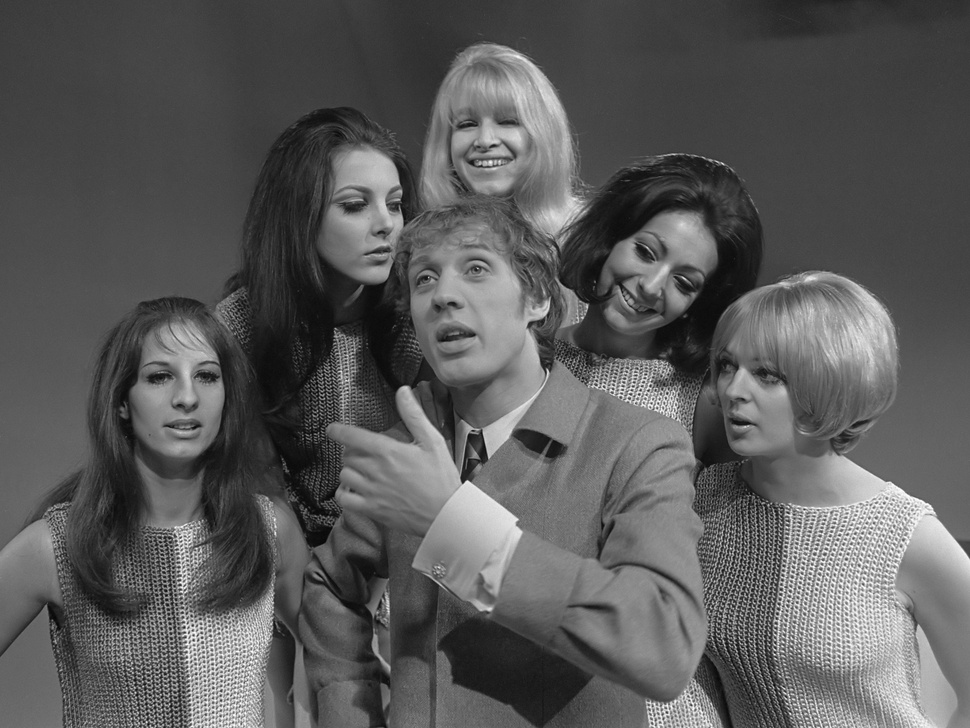
#> input picture ML_DL_Balazs/data/image1.jpg, 970 x 728 px, shrunk from 2857 x 2143 before the run
$ jupyter execute '14_Face Detection.ipynb'
#> lines starting #> are read from the running program, lines starting #| are printed output that depends on the picture; after the words box and inside, x2 and y2 are one past the last pixel; in counts of white or black regions, pixels touching at a corner belong together
PARAMETERS FOR FACE DETECTION

cascadeClassifier.detectMultiScale(image, faceDetections, scaleFactor, minNeighbors, flags, minSize, maxSize)

1) 	scaleFactor: Since some faces may be closer to the camera, they would appear bigger than other faces in the background -> the scale factor compensates for this
	Specifying how much the image size is reduced at each image scale

	The model has a fixed size defined during training: in the haarcascade_frontalface_alt.xml file !!!
	By rescaling the input image, you can resize a larger face to a smaller one, making it detectable by the algorithm

	Value: 1.1 - 1.4
	Small -> algorithm will be slow since it is more thorough
	High -> faster detection with the risk of missing some faces altogether

2) 	minNeighbors: specifying how many neighbors each candidate rectangle should have to retain it
	Value interval: ~ 3-6
	Higher values -> less detections but with higher quality !!!

3) 	flags: kind of a heuristic
	Reject some image regions that contain too few or too much edges and thus can not contain the searched object

4) 	minSize: objects smaller than that are ignored !!!
	We can specify what is the smallest object we want to recognize
	[30x30] is the standard

5) 	maxSize: objects larger than that are ignored !!!

[cell 1]
import cv2

[cell 2]
imagePath = 'data/image1.jpg'
cascadeClassifierPath = 'data/haarcascade_frontalface_alt.xml'

[cell 3]
cascadeClassifier = cv2.CascadeClassifier(cascadeClassifierPath)
image = cv2.imread(imagePath)
#> image is the input picture: shape (728, 970, 3); min 1, max 255, mean 90.1
grayImage = cv2.cvtColor(image, cv2.COLOR_BGR2GRAY)

[cell 4]
detectedFaces = cascadeClassifier.detectMultiScale(grayImage,  scaleFactor=1.1, minNeighbors=10, minSize=(30, 30))
#> detectedFaces = [[317, 159, 116, 116], [124, 330, 121, 121], [424, 71, 127, 127], [383, 216, 140, 140], [672, 319, 133, 133]]

[cell 5]
for(x,y, width, height) in detectedFaces:
    cv2.rectangle(image, (x, y), (x+width, y+height), (0,0,255), 10)
#> this loop made 5 passes
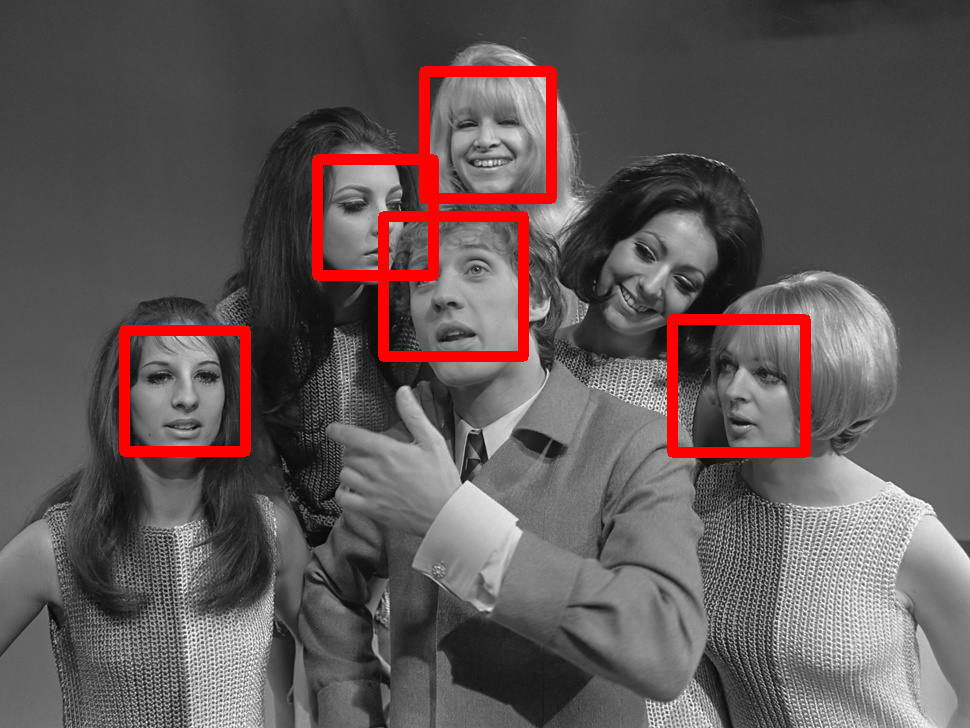
#> image: shape (728, 970, 3); 3.86% of pixels changed, all inside (x1, y1, x2, y2) = (119, 66, 811, 458)

[cell 6]
cv2.imwrite('data/result.jpg', image)
#> Out = True


$ run again, with ML_DL_Balazs/data/image2.jpg copied over ML_DL_Balazs/data/image1.jpg
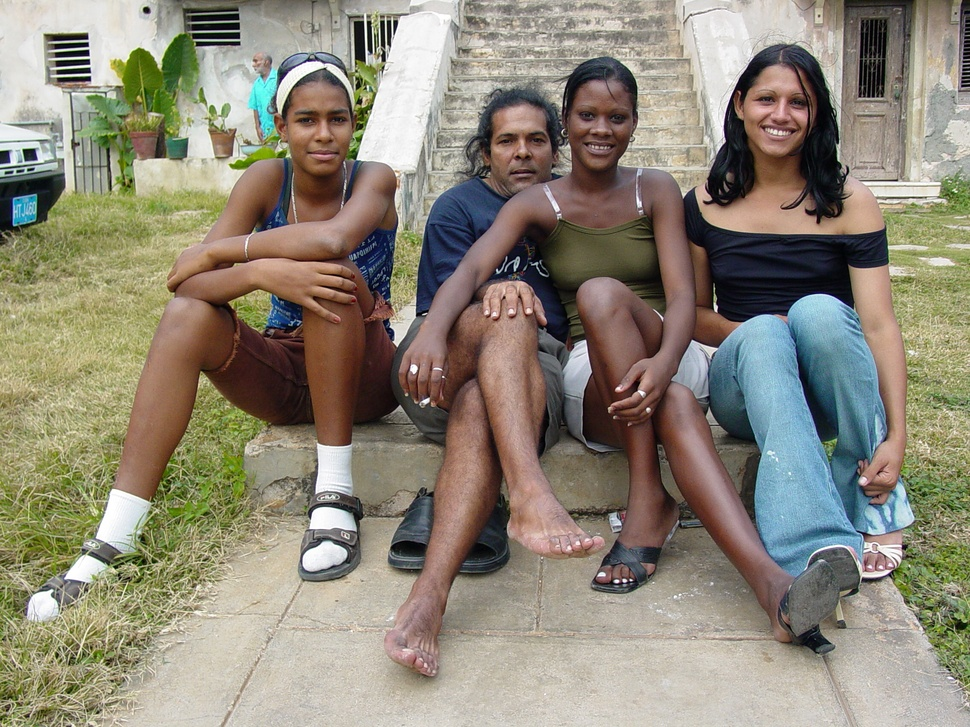
#> input picture ML_DL_Balazs/data/image2.jpg, 970 x 727 px, shrunk from 2272 x 1704 before the run
#> image is the input picture: shape (727, 970, 3); mean B, G, R 119.4, 135, 141.7
#> `grayImage = cv2.cvtColor(image, cv2.COLOR_BGR2GRAY)`:
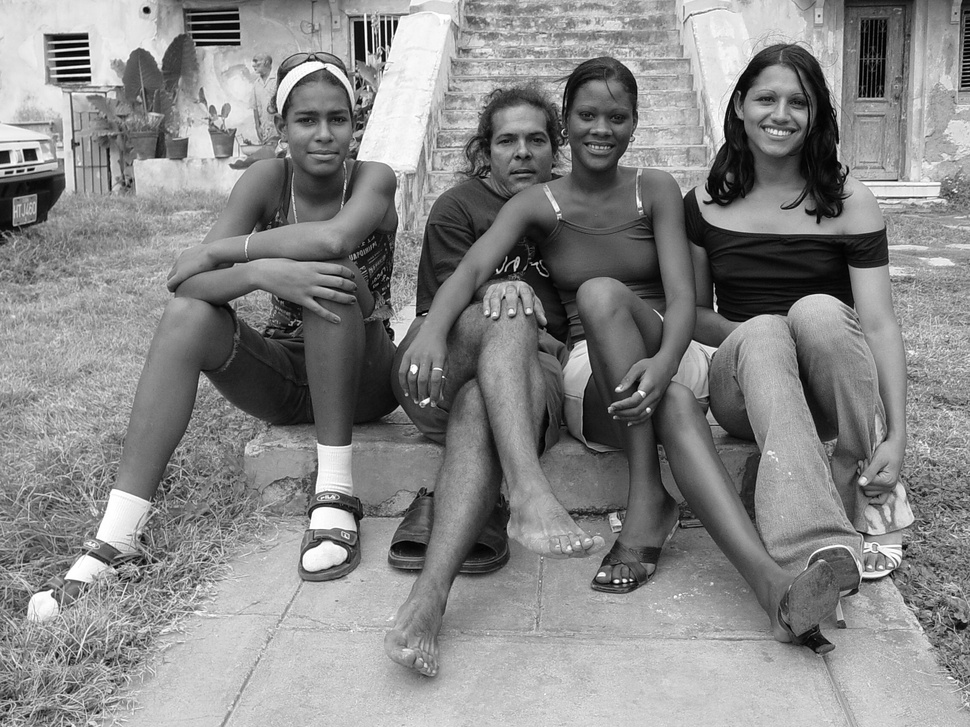
#> grayImage: shape (727, 970); min 0, max 255, mean 135.2
#> detectedFaces = [[486, 112, 73, 73], [283, 88, 81, 81], [739, 68, 84, 84], [562, 86, 78, 78]]
#> the loop `for(x,y, width, height) in detectedFaces:` made 4 passes
#> after the loop `for(x,y, width, height) in detectedFaces:`:
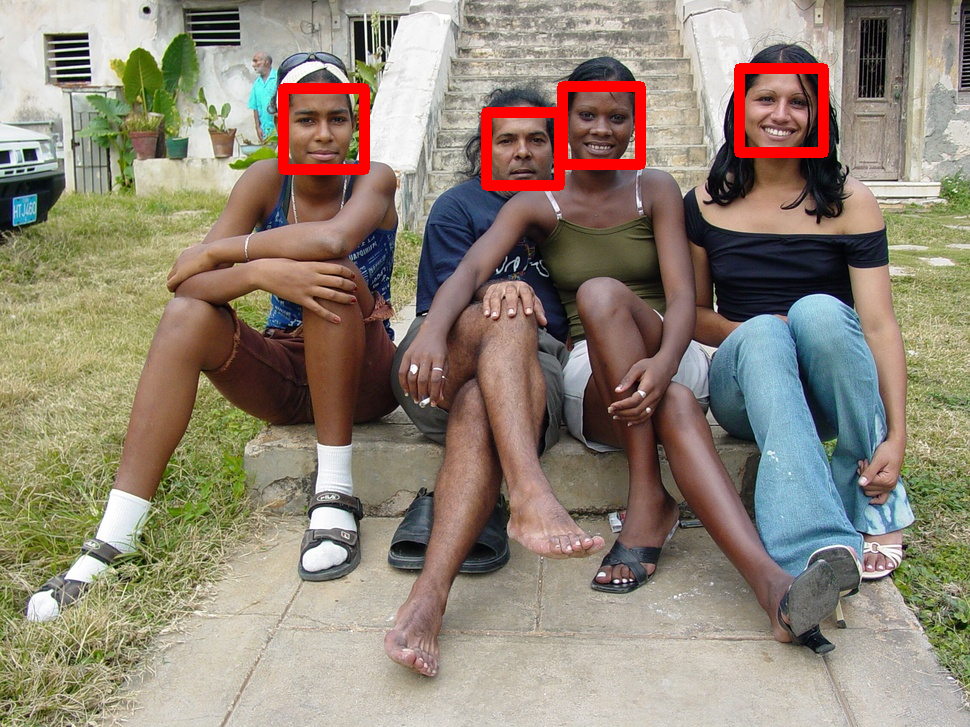
#> image: shape (727, 970, 3); 1.88% of pixels changed, all inside (x1, y1, x2, y2) = (278, 63, 829, 191)
#> Out = True

$ run again, with ML_DL_Balazs/data/image3.jpg copied over ML_DL_Balazs/data/image1.jpg
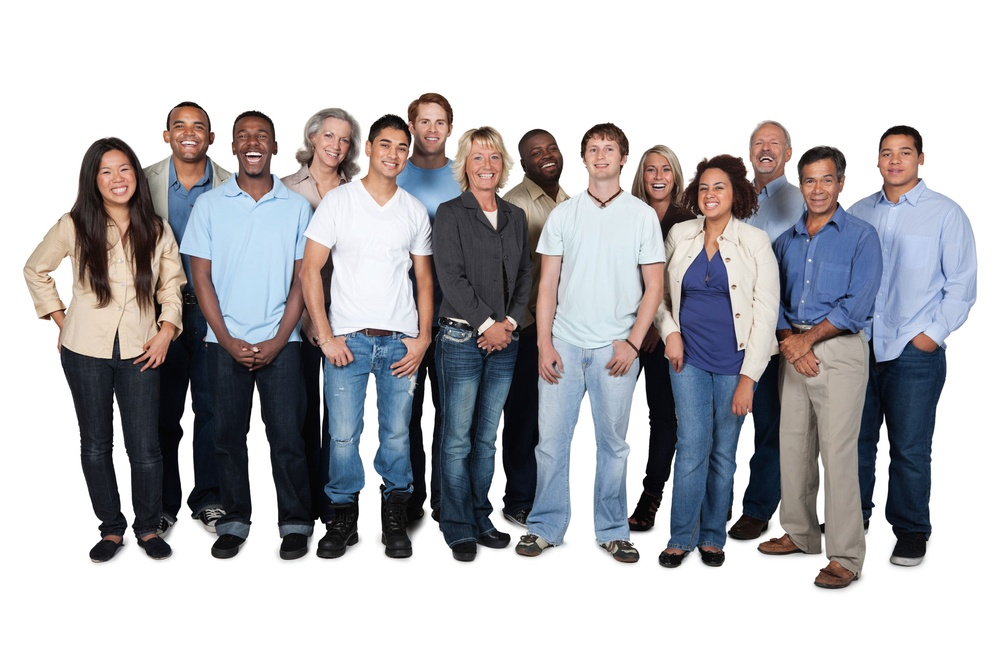
#> input picture ML_DL_Balazs/data/image3.jpg, 1000 x 666 px, shrunk from 2716 x 1810 before the run
#> image is the input picture: shape (666, 1000, 3); mean B, G, R 185.1, 181.8, 182.6
#> `grayImage = cv2.cvtColor(image, cv2.COLOR_BGR2GRAY)`:
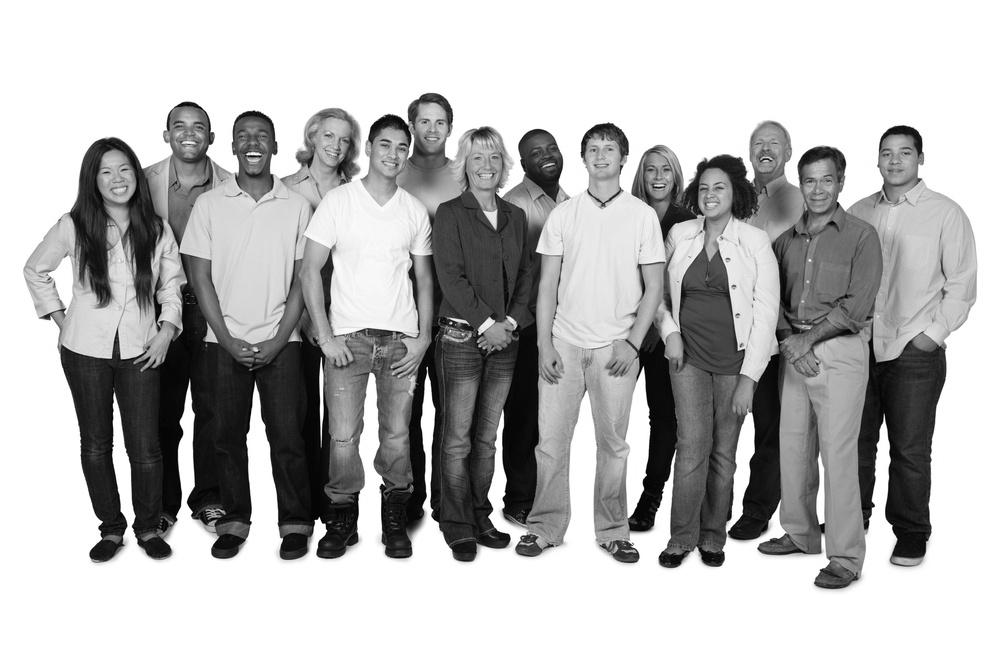
#> grayImage: shape (666, 1000); min 0, max 255, mean 182.4
#> detectedFaces = [[411, 105, 44, 44], [580, 134, 44, 44], [872, 135, 49, 49], [92, 153, 47, 47], [637, 153, 44, 44], [794, 162, 48, 48], [690, 170, 44, 44], [166, 109, 46, 46], [369, 127, 49, 49], [229, 117, 48, 48]]
#> the loop `for(x,y, width, height) in detectedFaces:` made 10 passes
#> after the loop `for(x,y, width, height) in detectedFaces:`:
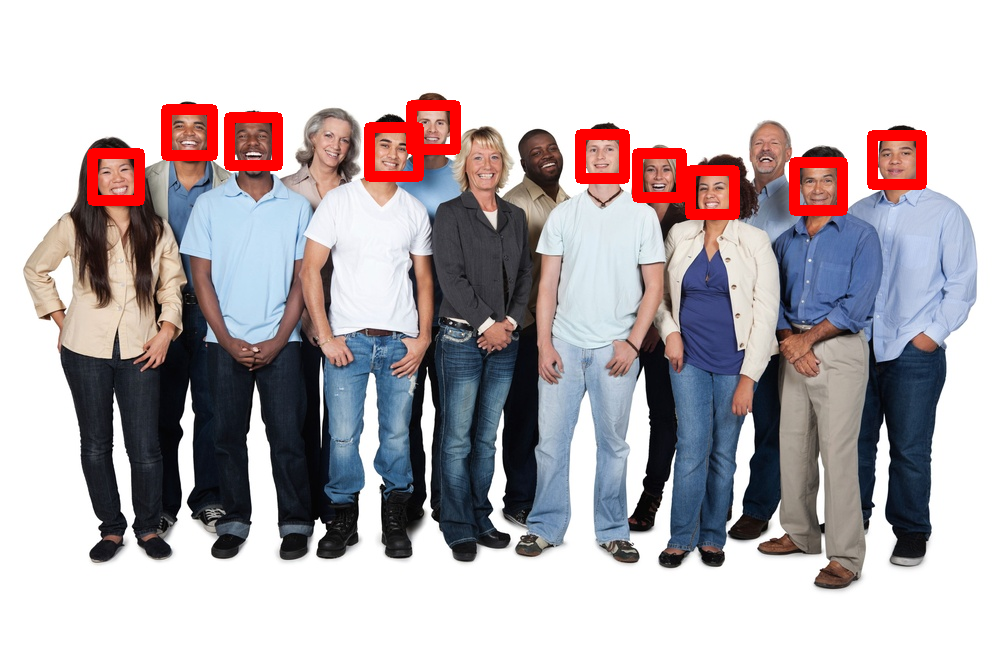
#> image: shape (666, 1000, 3); 2.95% of pixels changed, all inside (x1, y1, x2, y2) = (87, 100, 927, 220)
#> Out = True
